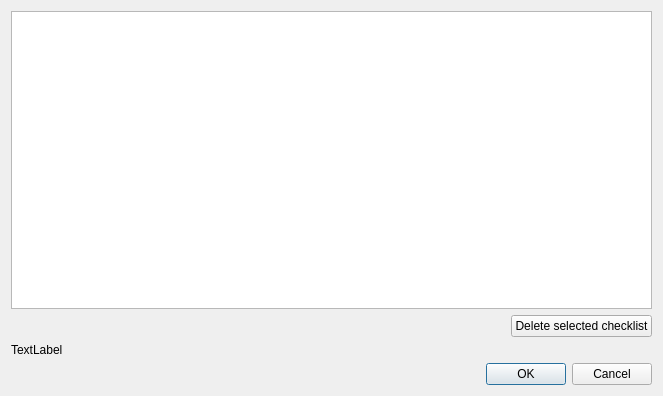
<?xml version="1.0" encoding="UTF-8"?>
<ui version="4.0">
 <class>Dialog</class>
 <widget class="QDialog" name="Dialog">
  <property name="geometry">
   <rect>
    <x>0</x>
    <y>0</y>
    <width>663</width>
    <height>396</height>
   </rect>
  </property>
  <property name="windowTitle">
   <string>Choose Checklist</string>
  </property>
  <layout class="QVBoxLayout" name="verticalLayout">
   <item>
    <widget class="QTreeView" name="checklists_tv">
     <property name="editTriggers">
      <set>QAbstractItemView::NoEditTriggers</set>
     </property>
     <attribute name="headerShowSortIndicator" stdset="0">
      <bool>true</bool>
     </attribute>
    </widget>
   </item>
   <item>
    <layout class="QHBoxLayout" name="horizontalLayout">
     <item>
      <spacer name="horizontalSpacer">
       <property name="orientation">
        <enum>Qt::Horizontal</enum>
       </property>
       <property name="sizeHint" stdset="0">
        <size>
         <width>40</width>
         <height>20</height>
        </size>
       </property>
      </spacer>
     </item>
     <item>
      <widget class="QPushButton" name="delete_checklist_pb">
       <property name="text">
        <string>Delete selected checklist</string>
       </property>
      </widget>
     </item>
    </layout>
   </item>
   <item>
    <widget class="QLabel" name="checklist_save_path_la">
     <property name="text">
      <string>TextLabel</string>
     </property>
    </widget>
   </item>
   <item>
    <widget class="QDialogButtonBox" name="button_box">
     <property name="orientation">
      <enum>Qt::Horizontal</enum>
     </property>
     <property name="standardButtons">
      <set>QDialogButtonBox::Cancel|QDialogButtonBox::Ok</set>
     </property>
    </widget>
   </item>
  </layout>
 </widget>
 <resources/>
 <connections>
  <connection>
   <sender>button_box</sender>
   <signal>accepted()</signal>
   <receiver>Dialog</receiver>
   <slot>accept()</slot>
   <hints>
    <hint type="sourcelabel">
     <x>248</x>
     <y>254</y>
    </hint>
    <hint type="destinationlabel">
     <x>157</x>
     <y>274</y>
    </hint>
   </hints>
  </connection>
  <connection>
   <sender>button_box</sender>
   <signal>rejected()</signal>
   <receiver>Dialog</receiver>
   <slot>reject()</slot>
   <hints>
    <hint type="sourcelabel">
     <x>316</x>
     <y>260</y>
    </hint>
    <hint type="destinationlabel">
     <x>286</x>
     <y>274</y>
    </hint>
   </hints>
  </connection>
 </connections>
</ui>
